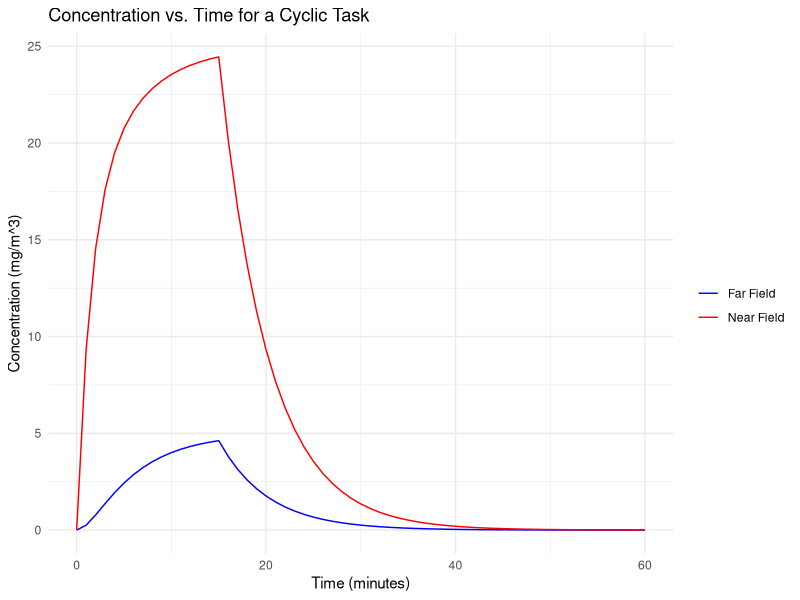

Here is the R script that generated this plot:
library(ggplot2)

# Define model 200
model_200 <- function(G, Q, beta, gamma) {
  C_F <- gamma * G / Q # Far field
  C_N <- C_F + ((gamma * G) / beta) # Near field
  return(list(C_F = C_F, C_N = C_N))
}

# Define model 201

# Define the model parameters with units
T <- 60    # minutes
t_g <- 15    # minutes
G <- 100    # mg/min
Q <- 20     # m^3/min
QL <- 5     # m^3/min
epsilon_L <- 0.5  # Local control efficiency
epsilon_LF <- 0.75 # Filtration efficiency
epsilon_RF <- 0.9
Q_R <- 5    # m^3/min
V <- 100    # m^3
V_N <- 8    # Near-field volume in m^3
beta <- 5   # Near-field ventilation rate in m^3/min
gamma <- 0.25

# Derived parameters
V_F <- V - V_N  # Far-field volume in m^3

# Time points
time_points <- 0:T

# Lambda calculations
lambda_1 <- 0.5 * (-(beta * V_F + V_N * (beta + Q)) / (V_N * V_F) +
                     sqrt(((beta * V_F + V_N * (beta + Q)) / (V_N * V_F))^2 -
                            4 * (beta * Q) / (V_N * V_F)))
lambda_2 <- 0.5 * (-(beta * V_F + V_N * (beta + Q)) / (V_N * V_F) -
                     sqrt(((beta * V_F + V_N * (beta + Q)) / (V_N * V_F))^2 -
                            4 * (beta * Q) / (V_N * V_F)))

# Initial concentrations for the decay phase
C_F0 <- G / Q  # Steady state far field concentration
C_N0 <- C_F0 + G / beta  # Steady state near field concentration

# Concentration calculations
C_F_t <- numeric(length(time_points))
C_N_t <- numeric(length(time_points))

for (t in time_points) {
  if (t <= t_g) {
    C_F_t[t + 1] <- C_F0 + G * ((lambda_1 * V_N + beta) / beta) * 
      ((beta * Q + lambda_2 * V_N * (beta + Q)) / (beta * Q * V_N * (lambda_1 - lambda_2))) * 
      exp(lambda_1 * t) - G * ((lambda_2 * V_N + beta) / beta) * 
      ((beta * Q + lambda_1 * V_N * (beta + Q)) / (beta * Q * V_N * (lambda_1 - lambda_2))) * 
      exp(lambda_2 * t)
    C_N_t[t + 1] <- C_N0 + G * ((beta * Q + lambda_2 * V_N * (beta + Q)) / (beta * Q * V_N * (lambda_1 - lambda_2))) * 
      exp(lambda_1 * t) - G * 
      ((beta * Q + lambda_1 * V_N * (beta + Q)) / (beta * Q * V_N * (lambda_1 - lambda_2))) * 
      exp(lambda_2 * t)
  } else {
    C_F_t[t + 1] <- C_F_t[t_g + 1] * exp(lambda_1 * (t - t_g))
    C_N_t[t + 1] <- C_N_t[t_g + 1] * exp(lambda_1 * (t - t_g))
  }
}

# Data preparation for plotting
df <- data.frame(Time = time_points, Far_Field = C_F_t, Near_Field = C_N_t)

# Plot the results
ggplot(data = df, aes(x = Time)) +
  geom_line(aes(y = Far_Field, color = "Far Field")) +
  geom_line(aes(y = Near_Field, color = "Near Field")) +
  labs(title = 'Concentration vs. Time for a Cyclic Task', 
       x = 'Time (minutes)', y = 'Concentration (mg/m^3)') +
  theme_minimal() +
  scale_color_manual("", 
                     breaks = c("Far Field", "Near Field"),
                     values = c("blue", "red"))
